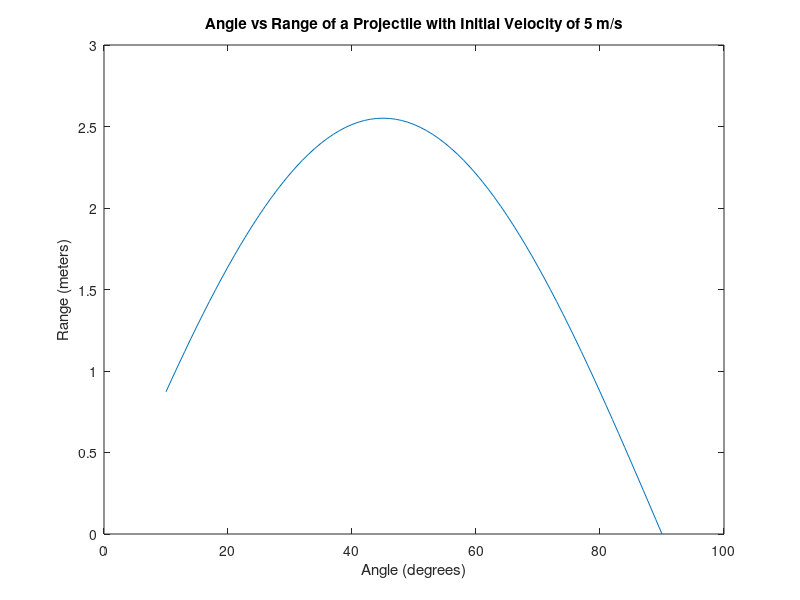
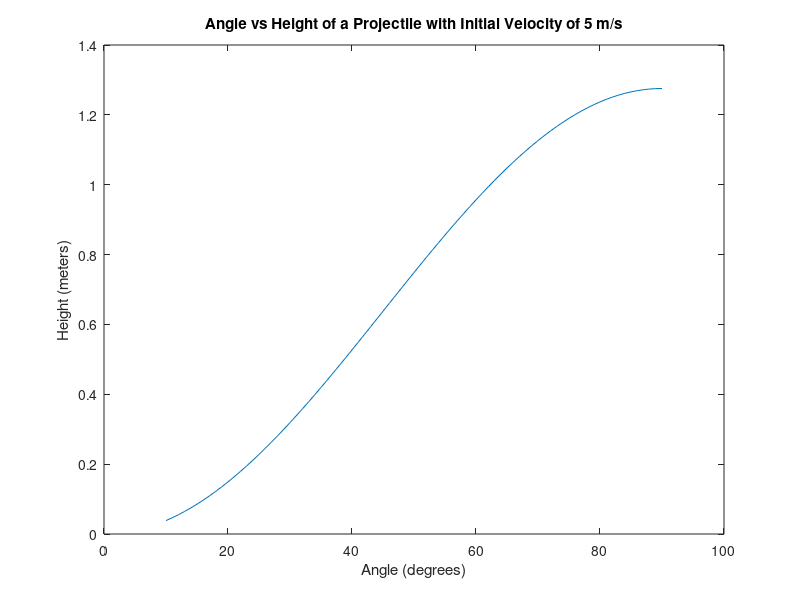

Reproduce these figures in MATLAB, in order.
clear all 
close all 
clc

% SEAS1001 MATLAB Week 3
% Melody Lee 9/15/17

% Problem 1

t = 10:1:90;
R = (25 .* (sind(2 .* t)))./9.8
plot(t,R)
title('Angle vs Range of a Projectile with Initial Velocity of 5 m/s')
ylabel('Range (meters)')
xlabel('Angle (degrees)')
maxrange = max(R)
[maxrange,i] = max(R);
thetaR = t(i) % theta that causes max R

H = (25 .* (sind(t)).^2)./19.6
figure;plot(t,H)
title('Angle vs Height of a Projectile with Initial Velocity of 5 m/s')
ylabel('Height (meters)')
xlabel('Angle (degrees)')
maxheight = max(H)
[maxheight,i] = max(H);
thetaH = t(i) % theta that causes max H